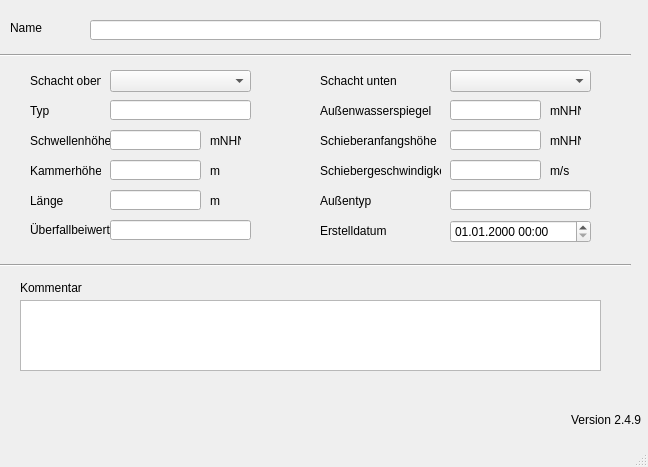
<?xml version="1.0" encoding="UTF-8"?>
<ui version="4.0">
 <class>MainWindow</class>
 <widget class="QMainWindow" name="MainWindow">
  <property name="geometry">
   <rect>
    <x>0</x>
    <y>0</y>
    <width>648</width>
    <height>467</height>
   </rect>
  </property>
  <property name="windowTitle">
   <string>MainWindow</string>
  </property>
  <widget class="QWidget" name="centralwidget">
   <widget class="QLabel" name="label">
    <property name="geometry">
     <rect>
      <x>10</x>
      <y>20</y>
      <width>46</width>
      <height>16</height>
     </rect>
    </property>
    <property name="text">
     <string>Name</string>
    </property>
   </widget>
   <widget class="QLabel" name="label_54">
    <property name="geometry">
     <rect>
      <x>30</x>
      <y>100</y>
      <width>71</width>
      <height>21</height>
     </rect>
    </property>
    <property name="text">
     <string>Typ</string>
    </property>
   </widget>
   <widget class="QLabel" name="label_61">
    <property name="geometry">
     <rect>
      <x>30</x>
      <y>220</y>
      <width>81</width>
      <height>20</height>
     </rect>
    </property>
    <property name="text">
     <string>Überfallbeiwert</string>
    </property>
   </widget>
   <widget class="QLabel" name="label_51">
    <property name="geometry">
     <rect>
      <x>320</x>
      <y>100</y>
      <width>121</width>
      <height>21</height>
     </rect>
    </property>
    <property name="text">
     <string>Außenwasserspiegel</string>
    </property>
   </widget>
   <widget class="QLabel" name="label_7">
    <property name="geometry">
     <rect>
      <x>30</x>
      <y>160</y>
      <width>71</width>
      <height>21</height>
     </rect>
    </property>
    <property name="text">
     <string>Kammerhöhe</string>
    </property>
   </widget>
   <widget class="QLabel" name="label_10">
    <property name="geometry">
     <rect>
      <x>320</x>
      <y>130</y>
      <width>121</width>
      <height>21</height>
     </rect>
    </property>
    <property name="text">
     <string>Schieberanfangshöhe</string>
    </property>
   </widget>
   <widget class="QLabel" name="label_11">
    <property name="geometry">
     <rect>
      <x>320</x>
      <y>190</y>
      <width>91</width>
      <height>21</height>
     </rect>
    </property>
    <property name="text">
     <string>Außentyp</string>
    </property>
   </widget>
   <widget class="QLabel" name="label_6">
    <property name="geometry">
     <rect>
      <x>30</x>
      <y>130</y>
      <width>81</width>
      <height>21</height>
     </rect>
    </property>
    <property name="text">
     <string>Schwellenhöhe</string>
    </property>
   </widget>
   <widget class="QLabel" name="label_17">
    <property name="geometry">
     <rect>
      <x>30</x>
      <y>190</y>
      <width>61</width>
      <height>21</height>
     </rect>
    </property>
    <property name="text">
     <string>Länge</string>
    </property>
   </widget>
   <widget class="QLabel" name="label_12">
    <property name="geometry">
     <rect>
      <x>320</x>
      <y>160</y>
      <width>121</width>
      <height>21</height>
     </rect>
    </property>
    <property name="text">
     <string>Schiebergeschwindigkeit</string>
    </property>
   </widget>
   <widget class="QLabel" name="label_3">
    <property name="geometry">
     <rect>
      <x>30</x>
      <y>70</y>
      <width>71</width>
      <height>21</height>
     </rect>
    </property>
    <property name="text">
     <string>Schacht oben</string>
    </property>
   </widget>
   <widget class="QLabel" name="label_9">
    <property name="geometry">
     <rect>
      <x>320</x>
      <y>70</y>
      <width>81</width>
      <height>21</height>
     </rect>
    </property>
    <property name="text">
     <string>Schacht unten</string>
    </property>
   </widget>
   <widget class="QLabel" name="label_70">
    <property name="geometry">
     <rect>
      <x>320</x>
      <y>220</y>
      <width>71</width>
      <height>21</height>
     </rect>
    </property>
    <property name="text">
     <string>Erstelldatum</string>
    </property>
   </widget>
   <widget class="Line" name="line">
    <property name="geometry">
     <rect>
      <x>0</x>
      <y>40</y>
      <width>631</width>
      <height>31</height>
     </rect>
    </property>
    <property name="orientation">
     <enum>Qt::Horizontal</enum>
    </property>
   </widget>
   <widget class="Line" name="line_2">
    <property name="geometry">
     <rect>
      <x>0</x>
      <y>250</y>
      <width>631</width>
      <height>31</height>
     </rect>
    </property>
    <property name="orientation">
     <enum>Qt::Horizontal</enum>
    </property>
   </widget>
   <widget class="QLabel" name="label_14">
    <property name="geometry">
     <rect>
      <x>20</x>
      <y>280</y>
      <width>81</width>
      <height>16</height>
     </rect>
    </property>
    <property name="text">
     <string>Kommentar</string>
    </property>
   </widget>
   <widget class="QLineEdit" name="wnam">
    <property name="geometry">
     <rect>
      <x>90</x>
      <y>20</y>
      <width>511</width>
      <height>20</height>
     </rect>
    </property>
   </widget>
   <widget class="QComboBox" name="schoben">
    <property name="geometry">
     <rect>
      <x>110</x>
      <y>70</y>
      <width>141</width>
      <height>22</height>
     </rect>
    </property>
   </widget>
   <widget class="QLineEdit" name="schwellenhoehe">
    <property name="geometry">
     <rect>
      <x>110</x>
      <y>130</y>
      <width>91</width>
      <height>20</height>
     </rect>
    </property>
   </widget>
   <widget class="QLineEdit" name="kammerhoehe">
    <property name="geometry">
     <rect>
      <x>110</x>
      <y>160</y>
      <width>91</width>
      <height>20</height>
     </rect>
    </property>
   </widget>
   <widget class="QLineEdit" name="laenge">
    <property name="geometry">
     <rect>
      <x>110</x>
      <y>190</y>
      <width>91</width>
      <height>20</height>
     </rect>
    </property>
   </widget>
   <widget class="QLineEdit" name="uebeiwert">
    <property name="geometry">
     <rect>
      <x>110</x>
      <y>220</y>
      <width>141</width>
      <height>20</height>
     </rect>
    </property>
   </widget>
   <widget class="QComboBox" name="schunten">
    <property name="geometry">
     <rect>
      <x>450</x>
      <y>70</y>
      <width>141</width>
      <height>22</height>
     </rect>
    </property>
   </widget>
   <widget class="QLineEdit" name="schieberhanf">
    <property name="geometry">
     <rect>
      <x>450</x>
      <y>130</y>
      <width>91</width>
      <height>20</height>
     </rect>
    </property>
   </widget>
   <widget class="QLineEdit" name="schiebergeschw">
    <property name="geometry">
     <rect>
      <x>450</x>
      <y>160</y>
      <width>91</width>
      <height>20</height>
     </rect>
    </property>
   </widget>
   <widget class="QLineEdit" name="aussenwsp">
    <property name="geometry">
     <rect>
      <x>450</x>
      <y>100</y>
      <width>91</width>
      <height>20</height>
     </rect>
    </property>
   </widget>
   <widget class="QLineEdit" name="aussentyp">
    <property name="geometry">
     <rect>
      <x>450</x>
      <y>190</y>
      <width>141</width>
      <height>20</height>
     </rect>
    </property>
   </widget>
   <widget class="QTextEdit" name="kommentar">
    <property name="geometry">
     <rect>
      <x>20</x>
      <y>300</y>
      <width>581</width>
      <height>71</height>
     </rect>
    </property>
   </widget>
   <widget class="QLineEdit" name="wehrtyp">
    <property name="geometry">
     <rect>
      <x>110</x>
      <y>100</y>
      <width>141</width>
      <height>20</height>
     </rect>
    </property>
   </widget>
   <widget class="QLabel" name="lb_version">
    <property name="geometry">
     <rect>
      <x>570</x>
      <y>410</y>
      <width>71</width>
      <height>20</height>
     </rect>
    </property>
    <property name="toolTip">
     <string>Version QKan Import</string>
    </property>
    <property name="text">
     <string>Version 2.4.9</string>
    </property>
    <property name="alignment">
     <set>Qt::AlignRight|Qt::AlignTrailing|Qt::AlignVCenter</set>
    </property>
   </widget>
   <widget class="QgsDateTimeEdit" name="createdat">
    <property name="geometry">
     <rect>
      <x>450</x>
      <y>220</y>
      <width>141</width>
      <height>23</height>
     </rect>
    </property>
    <property name="currentSection">
     <enum>QDateTimeEdit::DaySection</enum>
    </property>
    <property name="displayFormat">
     <string>dd.MM.yyyy HH:mm</string>
    </property>
   </widget>
   <widget class="QLabel" name="label_2">
    <property name="geometry">
     <rect>
      <x>210</x>
      <y>130</y>
      <width>31</width>
      <height>21</height>
     </rect>
    </property>
    <property name="text">
     <string>mNHN</string>
    </property>
   </widget>
   <widget class="QLabel" name="label_4">
    <property name="geometry">
     <rect>
      <x>210</x>
      <y>160</y>
      <width>31</width>
      <height>21</height>
     </rect>
    </property>
    <property name="text">
     <string>m</string>
    </property>
   </widget>
   <widget class="QLabel" name="label_5">
    <property name="geometry">
     <rect>
      <x>210</x>
      <y>190</y>
      <width>31</width>
      <height>21</height>
     </rect>
    </property>
    <property name="text">
     <string>m</string>
    </property>
   </widget>
   <widget class="QLabel" name="label_8">
    <property name="geometry">
     <rect>
      <x>550</x>
      <y>100</y>
      <width>31</width>
      <height>21</height>
     </rect>
    </property>
    <property name="text">
     <string>mNHN</string>
    </property>
   </widget>
   <widget class="QLabel" name="label_13">
    <property name="geometry">
     <rect>
      <x>550</x>
      <y>130</y>
      <width>31</width>
      <height>21</height>
     </rect>
    </property>
    <property name="text">
     <string>mNHN</string>
    </property>
   </widget>
   <widget class="QLabel" name="label_15">
    <property name="geometry">
     <rect>
      <x>550</x>
      <y>160</y>
      <width>31</width>
      <height>21</height>
     </rect>
    </property>
    <property name="text">
     <string>m/s</string>
    </property>
   </widget>
  </widget>
  <widget class="QMenuBar" name="menubar">
   <property name="geometry">
    <rect>
     <x>0</x>
     <y>0</y>
     <width>648</width>
     <height>21</height>
    </rect>
   </property>
  </widget>
  <widget class="QStatusBar" name="statusbar"/>
 </widget>
 <customwidgets>
  <customwidget>
   <class>QgsDateTimeEdit</class>
   <extends>QDateTimeEdit</extends>
   <header>qgsdatetimeedit.h</header>
  </customwidget>
 </customwidgets>
 <tabstops>
  <tabstop>wnam</tabstop>
  <tabstop>schoben</tabstop>
  <tabstop>schunten</tabstop>
  <tabstop>wehrtyp</tabstop>
  <tabstop>schwellenhoehe</tabstop>
  <tabstop>kammerhoehe</tabstop>
  <tabstop>laenge</tabstop>
  <tabstop>uebeiwert</tabstop>
  <tabstop>aussenwsp</tabstop>
  <tabstop>schieberhanf</tabstop>
  <tabstop>schiebergeschw</tabstop>
  <tabstop>aussentyp</tabstop>
  <tabstop>kommentar</tabstop>
 </tabstops>
 <resources/>
 <connections/>
</ui>
